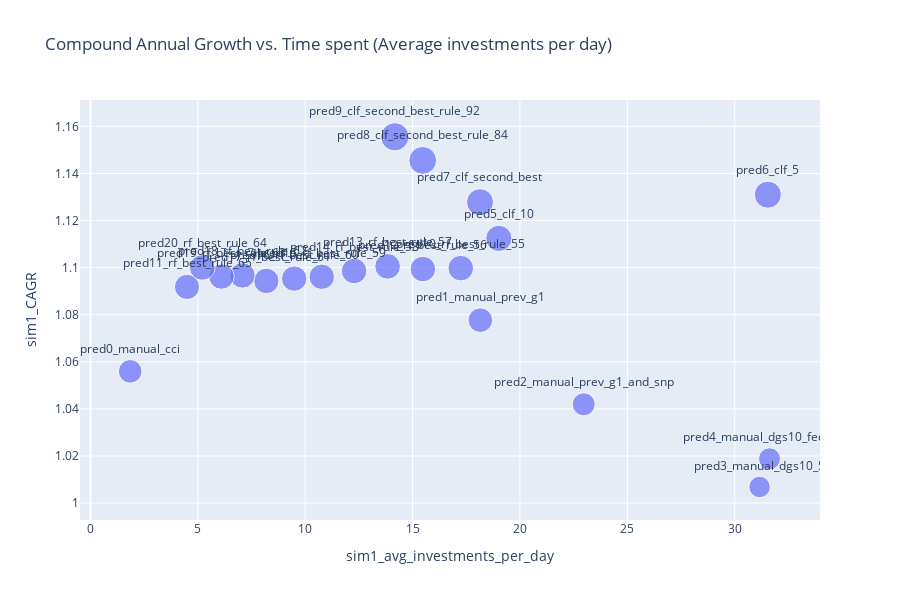

Here is the notebook cell this chart was saved with:
### Code cell
# Create the scatter plot
fig = px.scatter(
    df_sim1_results.dropna(),
    x='sim1_avg_investments_per_day',
    y='sim1_CAGR',
    size='sim1_growth_capital_4y',  # Use the 'size' parameter for sim1_CAGR
    text='prediction',
    title='Compound Annual Growth vs. Time spent (Average investments per day)',
    labels={'sim1_capital': 'Initial Capital Requirement', 'growth_capital_4y': '4-Year Capital Growth'},
    height=600  # <- Increase height here

)

# Update the layout to improve readability of the annotations
fig.update_traces(textposition='top center')

# Show the plot
fig.show()

### Figure 1 — Plotly figure (JSON) as saved in the notebook; plotly's stock layout.template omitted (floating-point values rounded to 4 significant figures)
{"data": [{"hovertemplate": "sim1_avg_investments_per_day=%{x}<br>sim1_CAGR=%{y}<br>sim1_growth_capital_4y=%{marker.size}<br>prediction=%{text}<extra></extra>", "legendgroup": "", "marker": {"color": "#636efa", "size": [1.243, 1.349, 1.179, 1.028, 1.077, 1.531, 1.636, 1.618, 1.722, 1.783, 1.463, 1.421, 1.461, 1.467, 1.457, 1.444, 1.439, 1.434, 1.447, 1.444, 1.465], "sizemode": "area", "sizeref": 0.004458, "symbol": "circle"}, "mode": "markers+text", "name": "", "orientation": "v", "showlegend": false, "text": ["pred0_manual_cci", "pred1_manual_prev_g1", "pred2_manual_prev_g1_and_snp", "pred3_manual_dgs10_5", "pred4_manual_dgs10_fedfunds", "pred5_clf_10", "pred6_clf_5", "pred7_clf_second_best", "pred8_clf_second_best_rule_84", "pred9_clf_second_best_rule_92", "pred10_rf_best_rule_55", "pred11_rf_best_rule_65", "pred12_rf_best_rule_56", "pred13_rf_best_rule_57", "pred14_rf_best_rule_58", "pred15_rf_best_rule_59", "pred16_rf_best_rule_60", "pred17_rf_best_rule_61", "pred18_rf_best_rule_62", "pred19_rf_best_rule_63", "pred20_rf_best_rule_64"], "textposition": "top center", "type": "scatter", "x": [1.851, 18.15, 22.97, 31.16, 31.62, 19.01, 31.54, 18.14, 15.47, 14.17, 17.24, 4.497, 15.48, 13.84, 12.28, 10.77, 9.487, 8.19, 7.076, 6.101, 5.207], "xaxis": "x", "y": [1.056, 1.078, 1.042, 1.007, 1.019, 1.112, 1.131, 1.128, 1.146, 1.156, 1.1, 1.092, 1.099, 1.101, 1.099, 1.096, 1.095, 1.094, 1.097, 1.096, 1.1], "yaxis": "y"}], "layout": {"height": 600, "legend": {"itemsizing": "constant", "tracegroupgap": 0}, "title": {"text": "Compound Annual Growth vs. Time spent (Average investments per day)"}, "xaxis": {"anchor": "y", "domain": [0, 1], "title": {"text": "sim1_avg_investments_per_day"}}, "yaxis": {"anchor": "x", "domain": [0, 1], "title": {"text": "sim1_CAGR"}}}}
